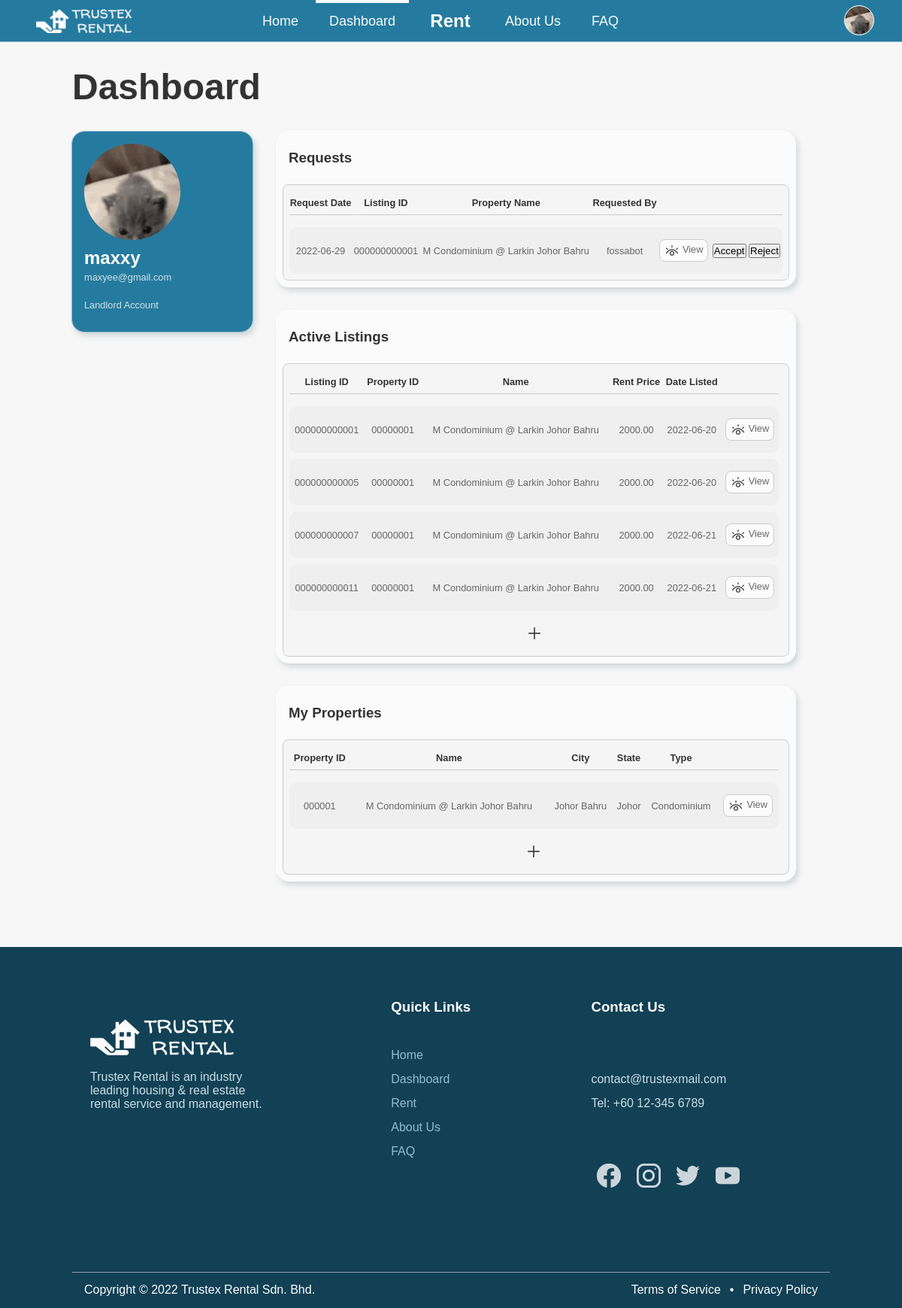
Page /dashboard-landlord.php (signed in) on the earlier database version.
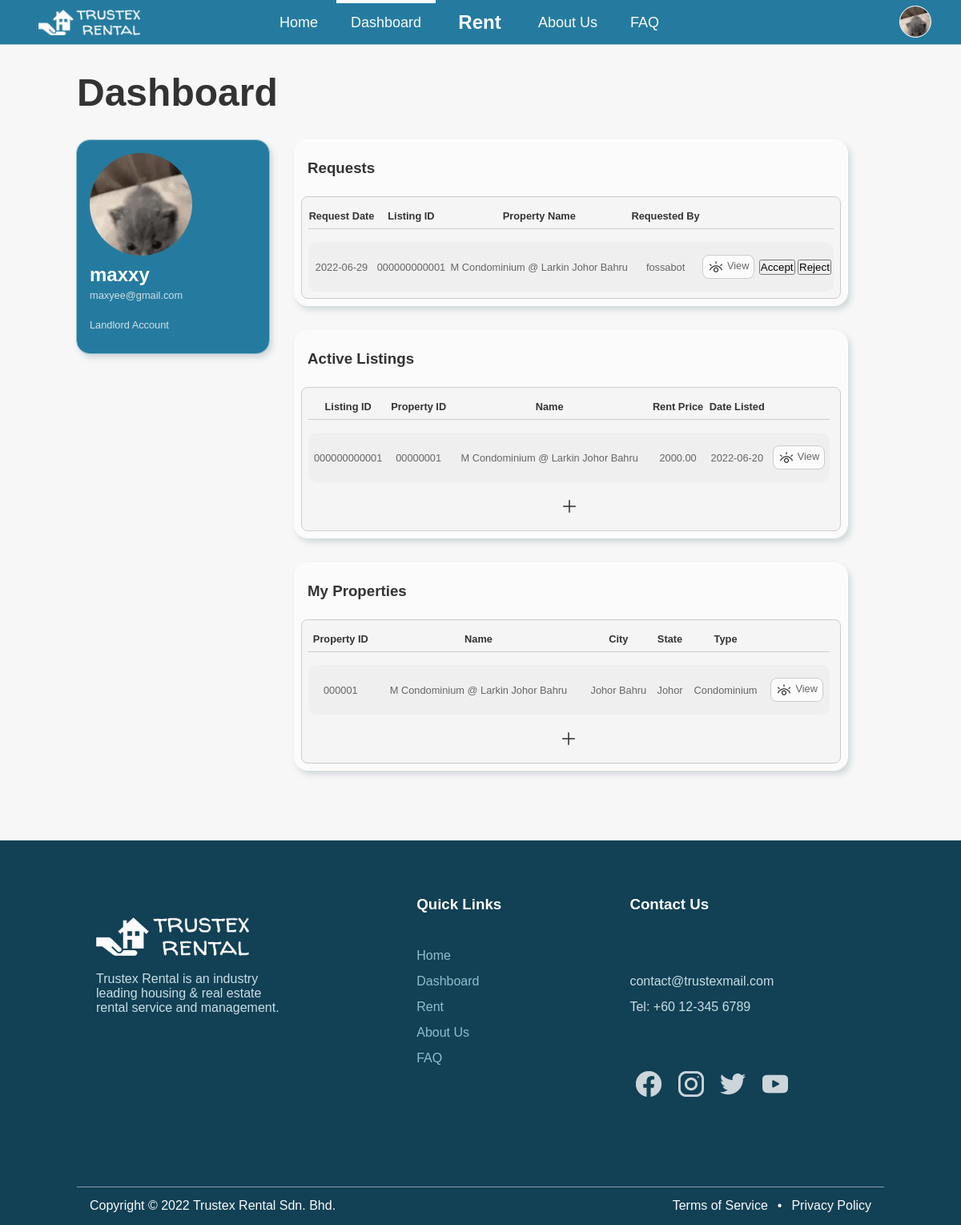
Same page on the later database version.
### tables this page shows
CREATE TABLE `landlord` (
  `landlordRegNo` int(6) NOT NULL,
  `userID` int(10) NOT NULL,
  `administratorID` int(4) NOT NULL
);

CREATE TABLE `user` (
  `userID` int(10) NOT NULL,
  `userName` varchar(32) NOT NULL,
  `userEmail` varchar(256) NOT NULL,
  `userPassword` varchar(256) NOT NULL,
  `userType` char(1) NOT NULL DEFAULT 'T',
  `userFName` varchar(32) NOT NULL,
  `userLName` varchar(32) NOT NULL,
  `userIC` varchar(12) NOT NULL,
  `userGender` char(1) NOT NULL,
  `userAddress` varchar(512) NOT NULL,
  `userPhoneNo` varchar(12) NOT NULL
);

CREATE TABLE `request` (
  `ticketNo` int(8) NOT NULL,
  `userID` int(10) NOT NULL,
  `listingID` int(12) NOT NULL,
  `requestTimestamp` timestamp NOT NULL DEFAULT current_timestamp() ON UPDATE current_timestamp(),
  `rentStartDate` date DEFAULT NULL,
  `rentEndDate` date DEFAULT NULL,
  `rentDuration` int(2) NOT NULL,
  `rentNumTenants` int(2) NOT NULL,
  `requestStatus` varchar(32) NOT NULL DEFAULT 'Pending'
);

CREATE TABLE `listing` (
  `listingID` int(12) NOT NULL,
  `propertyID` int(6) NOT NULL,
  `listingTimestamp` timestamp NOT NULL DEFAULT current_timestamp() ON UPDATE current_timestamp()
);

CREATE TABLE `property` (
  `propertyID` int(6) NOT NULL,
  `landlordRegNo` int(6) NOT NULL,
  `propertyName` varchar(256) NOT NULL DEFAULT 'N/A',
  `propertyAddress` varchar(512) NOT NULL DEFAULT 'N/A',
  `propertyCity` varchar(64) NOT NULL DEFAULT 'N/A',
  `propertyPoscode` varchar(5) NOT NULL DEFAULT 'N/A',
  `propertyState` varchar(64) NOT NULL DEFAULT 'N/A',
  `propertyType` varchar(32) DEFAULT 'N/A',
  `propertyFloorLevel` int(2) DEFAULT NULL,
  `propertyFloorSize` int(6) DEFAULT NULL,
  `propertyNumRooms` int(2) NOT NULL,
  `propertyBathrooms` int(2) NOT NULL,
  `propertyFurnishing` varchar(32) DEFAULT 'N/A',
  `propertyFacilities` varchar(128) DEFAULT 'N/A',
  `propertyDesc` varchar(2048) DEFAULT 'N/A',
  `rentPrice` decimal(6,2) DEFAULT NULL
);

### dashboard-landlord.php (the view, shortened to what this page needs)
<?php
  $id = $_SESSION['userID'];
  include("dbconnect.php");
  $sql = "SELECT * FROM user
          LEFT JOIN landlord ON landlord.userID = user.userID
          WHERE user.userID = $id";
  $result = mysqli_query($connect, $sql) or die ("Error: ".mysqli_error());
  $user = mysqli_fetch_assoc($result);
  $reg_no = $_SESSION['landlordRegNo'] = $user['landlordRegNo'];
  $username = $user['userName'];
  include("html/header.html");
?>
<!DOCTYPE html>
<html>
  <body id="dashboard">
    <div class="dashboard-container container-margin">
      <h1>Dashboard</h1>
      <div class="dashboard-content">
        <div class="container-left">
          <div class="account-info">
            <div class="account-profile">
              <div class="propic-container propic-dashboard-container">
                <image class="profile-pic" src=" <?php echo $profileicon ?> " onerror="this.onerror=null; this.src='assets/images/profile-default.png'"></image>
              </div>
              <h2><?php echo $username ?></h2>
              <p><?php echo $email ?></p><br>
              <p><?php echo $usertype ?> Account</p><br>
            </div>
          </div>
        </div>
        <div class="container-right">
          <div>
            <h3>Requests</h3>
            <div class="dashboard-table-content">
              <?php
              include("dbconnect.php");
                $sql = "SELECT ticketNo, requestTimestamp, request.listingID, list.propertyName, user.userName
                        FROM request
                        LEFT JOIN user ON request.userID = user.userID
                        LEFT JOIN (
                          SELECT propertyName, listingID, landlordRegNo
                          FROM property, listing
                          WHERE listing.propertyID = property.propertyID
                        ) AS list ON request.listingID = list.listingID
                        WHERE list.landlordRegNo = '$reg_no' AND requestStatus = 'Pending'";
                $result = mysqli_query($connect, $sql) or die ("Error: ".mysqli_error());
                $numrows = mysqli_num_rows($result);
                if ($numrows > 0) {
              ?>
                  <div class="dashboard-table">
                    <table>
                      <tr class="no-hover">
                        <th>Request Date</th>
                        <th>Listing ID</th>
                        <th>Property Name</th>
                        <th>Requested By</th>
                        <th></th>
                        <th></th>
                      </tr>
                      <tr class="no-hover"><th class="th-border" colspan="6"></th></tr>
                      <?php
                      for ($i = 0; $request = mysqli_fetch_assoc($result); $i++) {
                          $location = "location.href='request.php?t=".$request['ticketNo']."'";
                      ?>
                        <tr ondblclick="<?php echo $location ?>" style="user-select: none;">
                          <td><?php echo date("Y-m-d",strtotime($request['requestTimestamp'])) ?></td>
                          <td><?php echo sprintf('%012d', $request['listingID']) ?></td>
                          <td><?php echo $request['propertyName'] ?></td>
                          <td><?php echo $request['userName'] ?></td>
                          <td>
                            <button class="view-button" onclick="<?php echo $location ?>">
                              <image class="icon view-icon" src="assets/icons/eye.png"><span>View</span>
                            </button>
                          </td>
                          <td>
                            <form method="POST" action="request-result.php">
                              <input type="submit" name="accept" value="Accept">
                              <input type="submit" name="reject" value="Reject">
                            </form>
                            </td>
                        </tr>
                      <?php
                        }
                      ?>
                    </table>
                  </div>
              <?php
                }
              ?>
            </div>
          </div>
          <div>
            <h3>Active Listings</h3>
            <div class="dashboard-table-content">
              <?php
              include("dbconnect.php");
                $sql = "SELECT listingID, listing.propertyID, prop.propertyName, prop.rentPrice, listingTimestamp
                        FROM listing
                        LEFT JOIN (
                            SELECT *
                            FROM property
                            WHERE property.landlordRegNo = '$reg_no'
                        ) AS prop ON listing.propertyID = prop.propertyID
                        WHERE listing.propertyID = prop.propertyID";
                $result = mysqli_query($connect, $sql) or die ("Error: ".mysqli_error());
                $numrows = mysqli_num_rows($result);
                if ($numrows > 0) {
              ?>
                  <div class="dashboard-table">
                    <table>
                      <tr class="no-hover">
                        <th>Listing ID</th>
                        <th>Property ID</th>
                        <th>Name</th>
                        <th>Rent Price</th>
                        <th>Date Listed</th>
                        <th></th>
                      </tr>
                      <tr class="no-hover"><th class="th-border" colspan="6"></th></tr>
                      <?php
                        for ($i = 0; $listing = mysqli_fetch_assoc($result); $i++) {
                          $location = "location.href='listing.php?id=".$listing['listingID']."'";
                      ?>
                        <tr ondblclick="<?php echo $location ?>" style="user-select: none;">
                          <td><?php echo sprintf('%012d', $listing['listingID']) ?></td>
                          <td><?php echo sprintf("%08d", $listing['propertyID']) ?></td>
                          <td><?php echo $listing['propertyName'] ?></td>
                          <td><?php echo $listing['rentPrice'] ?></td>
                          <td><?php echo date("Y-m-d",strtotime($listing['listingTimestamp'])) ?></td>
                          <td>
                            <button class="view-button" onclick="<?php echo $location ?>">
                              <image class="icon view-icon" src="assets/icons/eye.png"><span>View</span>
                            </button>
                          </td>
                        </tr>
                      <?php
                          if ($i < $numrows) {
                            echo "<tr class='spacer'><td></td></tr>";
                          }
                        }
                      ?>
                      <tr class="no-hover bottom-row">
                        <td colspan="6">
                          <a href="add-listing.php">
                          <button class="add-button">
                            <image class="icon add-icon" src="assets/icons/plus.png">
                          </button>
                          </a>
                        </td>
                        <td></td>
                      </tr>
                    </table>
                  </div>
              <?php
                }
              ?>
            </div>
          </div>
          <div>
            <h3>My Properties</h3>
            <div class="dashboard-table-content">
              <?php
              include("dbconnect.php");
                $sql = "SELECT *
                        FROM property
                        WHERE landlordRegNo = '$reg_no'";
                $result = mysqli_query($connect, $sql) or die ("Error: ".mysqli_error());
                $numrows = mysqli_num_rows($result);
                if ($numrows > 0) {
              ?>
                  <div class="dashboard-table">
                    <table>
                      <tr class="no-hover">
                        <th>Property ID</th>
                        <th>Name</th>
                        <th>City</th>
                        <th>State</th>
                        <th>Type</th>
                        <th></th>
                      </tr>
                      <tr class="no-hover"><th class="th-border" colspan="6"></th></tr>
                      <?php
                      for ($i = 0; $property = mysqli_fetch_assoc($result); $i++) {
                          $location = "location.href='property.php?id=".$property['propertyID']."'";
                      ?>
                        <tr ondblclick="<?php echo $location ?>" style="user-select: none;">
                          <td><?php echo sprintf("%06d",$property['propertyID']) ?></td>
                          <td><?php echo $property['propertyName'] ?></td>
                          <td><?php echo $property['propertyCity'] ?></td>
                          <td><?php echo $property['propertyState'] ?></td>
                          <td><?php echo $property['propertyType'] ?></td>
                          <td>
                            <button class="view-button" onclick="<?php echo $location ?>">
                              <image class="icon view-icon" src="assets/icons/eye.png"><span>View</span>
                            </button>
                          </td>
                        </tr>
                      <?php
                          if ($i < $numrows) {
                            echo "<tr class='spacer'><td></td></tr>";
                          }
                        }
                      ?>
                      <tr class="no-hover bottom-row">
                        <td colspan="6">
                          <a href="add-property-form.php">
                          <button class="add-button">
                            <image class="icon add-icon" src="assets/icons/plus.png">
                          </button>
                          </a>
                        </td>
                        <td></td>
                      </tr>
                    </table>
                  </div>
              <?php
                }
              ?>
            </div>
          </div>
        </div>
      </div>
    </div>
  </body>
</html>

Differences in the rows shown:
removed listing: listingID "000000000005", propertyID "00000001", propertyName "M Condominium @ Larkin Johor Bahru", rentPrice "2000.00", listingTimestamp "2022-06-20"
removed listing: listingID "000000000007", propertyID "00000001", propertyName "M Condominium @ Larkin Johor Bahru", rentPrice "2000.00", listingTimestamp "2022-06-21"
removed listing: listingID "000000000011", propertyID "00000001", propertyName "M Condominium @ Larkin Johor Bahru", rentPrice "2000.00", listingTimestamp "2022-06-21"
